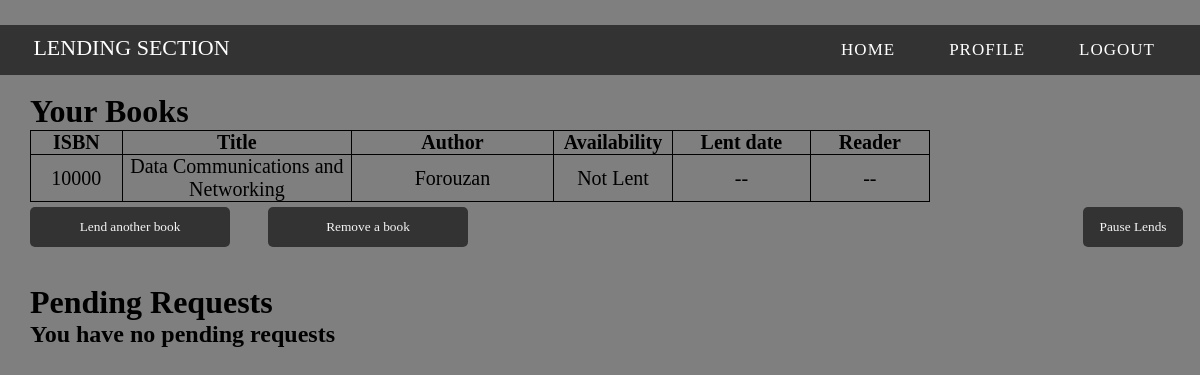
The page /lending_section (signed in) on the database its author committed.
### tables this page shows
CREATE TABLE lending_section(ID integer primary key autoincrement, LID integer ,ISBN int(5) ,av int(1) ,RID integer ,lent_date date ,due_date date , transaction_id integer, foreign key(ISBN) references books(ISBN));

CREATE TABLE books(ISBN int(5) ,book_name varchar(40) ,author varchar(50) ,count int , rating Decimal(1,5));

### app/routes.py (the view)
@app.route('/lending_section',methods = ['GET','POST'])
def show_lends():
    global need_resume
    lent_books = get_lent_books(User_Data)
    pending_requests = get_pending_requests(User_Data)
    print(lent_books)
    return render_template('lending_section.html',name = User_Data[1],lent_books = lent_books,pending_requests = pending_requests,need_resume = need_resume)

### app/queries.py (called while the page is built)
def connect():
    conn = sqlite3.connect("./bookshelf_database.db")
    cur = conn.cursor()
    return conn, cur

def get_pending_requests(User_Data):
    conn,cur = connect()
    cur.execute("SELECT L.ISBN,B.book_name,B.author,U.name,L.ID,I.transaction_id,L.LID,U.UID FROM lending_section L JOIN incomplete_transaction I ON L.LID = I.LID JOIN books B ON L.ISBN = B.ISBN JOIN user_info U ON I.RID = U.UID WHERE L.LID = ? AND L.av = 2 AND L.ID = I.L_ID",(User_Data[0],))
    pending_requests = cur.fetchall()
    print("pending requests = ",pending_requests)
    conn.close()
    return pending_requests

### app/templates/lending_section.html (shortened to what this page needs)
<html>
    <head>
    </head>
        <body>
                <div class="custom-padding">
                        <nav>
                            <div class="logo">Lending Section</div>
                            <ul class="menu-area">
                                <li><a href="/user_home">Home</a></li>
                                <li><a href="/user_profile">Profile</a></li>
                                <li><a href="/login">Logout</a></li>
                            </ul>
                        </nav>
                    </div>
                    <br>
            <h1 style = "margin-left: 30px">Your Books<h1>
            {% if lent_books %}
                <table  class="a">
                    <tr>
                    <th class="c">ISBN</th>
                    <th class="b">Title</th>
                    <th class="aaa">Author</th>
                    <th class="aa">Availability</th>
                    <th style="width:15%">Lent date</th>
                    <th class="rc">Reader</th>
                    </tr>
                    {% for book in lent_books %}
                        <tr>
                        {% for details in book[1:6]%}
                            <td style="text-align:center">{{details}}</td>
                        {% endfor %}
                        {% if book[4] != "Lent" %}
                            <td style="text-align:center">{{book[6]}}</td>
                        {% else %}
                            {% set rid1 = book[7] %}
                            <form method="POST">
                                <td align="center"><button class="bb" name = 'another' value = {{rid1}} type = "submit" onclick="javascript: form.action='/another_profile'">{{book[6]}}</button></td>
                            </form>
                        {% endif %}
                        </tr>
                    {% endfor %}
                </table>
            {%else%}
                <h2 style="margin-left: 30px">You have not uploaded information of any book.</h2>
                <br>
            {% endif %}
            <div class = "buttons">
                <button type = 'submit' onclick="window.location.href = '/lend_another_book'" class="b1">Lend another book</button>
                <button type = 'submit' onclick="window.location.href = '/remove_lent_book'" class="b1">Remove a book</button>
                {% if lent_books %}
                    {% if need_resume == True %}
                    <button type = 'submit' onclick="window.location.href = '/resume_lends'" class="b3">Resume Lends</button>
                    {% else %}
                        <button type = 'submit' onclick="window.location.href = '/pause_lends'" class="b3">Pause Lends</button>
                    {% endif %}
                {% endif %}
            </div>
            <br>
            <h1 style="margin-left: 30px">Pending Requests</h1>
            {% if pending_requests %}
                <table class="a">
                    <tr>
                        <th class="c">ISBN</th>
                        <th class="b">Title</th>
                        <th class="aaa">Author</th>
                        <th class="rc">Reader</th>
                        <th style="width:23%">Approval</th>
                    </tr>
                    {% for book in pending_requests %}
                    {% set id = book[5]%}
                        <tr>
                        {% for details in book[:-5] %}
                            <td style="text-align:center">{{details}}</td>
                        {% endfor %}
                        {% set rid2 = book[7] %}
                        <form method="POST">
                            <td align="center"><button class="bb" name = 'another' value = {{rid2}} type = "submit" onclick="javascript: form.action='/another_profile'">{{book[3]}}</button></td>
                        </form>
                        <form method = 'POST'>
                        <td><button class="b2" name = 'accept' value = {{id}} type = "submit" onclick="javascript: form.action='/accept_book'">Accept</button>
                            <button class="b2" name = 'reject' value = {{id}} type = "submit" onclick="javascript: form.action='/reject_book'">Reject</button>
                        </td>
                        </form>
                        </tr>
                    {% endfor %}
                </table>
            {% else %}
            <h2 style="margin-left: 30px">You have no pending requests</h2>
            {% endif %}
        </body>
</html>

### app/templates/lending_section.html (style rules this page uses)
* { margin:0; padding:0; -webkit-box-sizing: border-box; -moz-box-sizing: border-box; box-sizing: border-box; font-family: Palatino, "Palatino LT STD", "Palatino Linotype", "Book Antiqua", Georgia, serif; }
body { background:url(https://image.freepik.com/free-photo/wooden-board-empty-table-top-on-of-blurred-background-perspective-brown-wood-table-over-blur-in-coffee-shop-background-can-be-used-mock-up-for-montage-products-display-or-design-key-visual-layout_1253-952.jpg) no-repeat; background-size:100% 100%; width: 100%; height: 100%; max-height: 100%; background-color: rgba(0,0,0,0.5); }
table, th, td { border: 1px solid black; border-collapse: collapse; }
th { text-align:center; }
table.a { table-layout: auto; width:75%; margin-left: 30px; font-size: 20px; }
.aaa { width:22%; font-size: 20px; }
.b { width:25%; font-size: 20px; }
.c { width:10%; font-size: 20px; }
.rc { width:13%; font-size: 20px; }
.aa { width:13%; font-size: 20px; }
body { -webkit-background-size: cover; background-position:center center; height:100vh; background:#fff background-size:cover; }
.menu-area li a { text-decoration:none; color:#fff; letter-spacing:1px; text-transform: uppercase; display:block; padding:0 25px; font-size:17px; line-height:30px; position: relative; z-index: 1; }
.menu-area li { list-style:none; display:inline-block; }
.custom-padding { padding-top:25px; }
nav { position:relative; padding:10px 20px 10px 10px; text-align:right; z-index:1; background:#333; margin:0 auto; width:calc(100% -60px); }
.logo { width:30%; float:left; text-transform:uppercase; color:#fff; font-size:22px; text-align:left; padding-left:2%; }
.b1 { margin-left: 30px; width: 200px; height: 40px; border: none; color:whitesmoke; cursor:pointer; border-radius: 5px; background:rgb(0,0,0, 0.6); outline: none; }
.b3 { margin-left: 607px; width: 100px; height: 40px; border: none; color:whitesmoke; cursor:pointer; border-radius: 5px; background:rgb(0,0,0, 0.6); outline: none; }

### rows shown on the page
lending_section: ISBN "10000", 6 "Not Lent" "--", book "--"
books: book_name "Data Communications and Networking", author "Forouzan"
